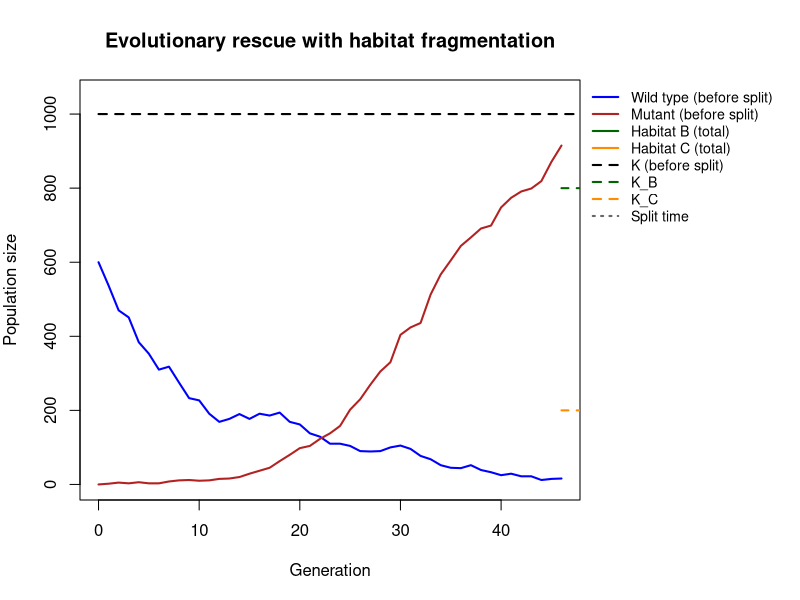
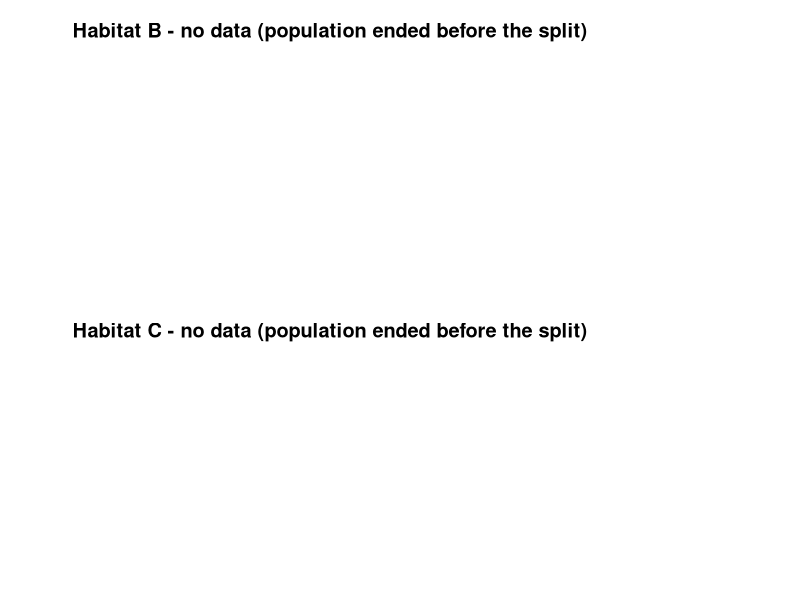
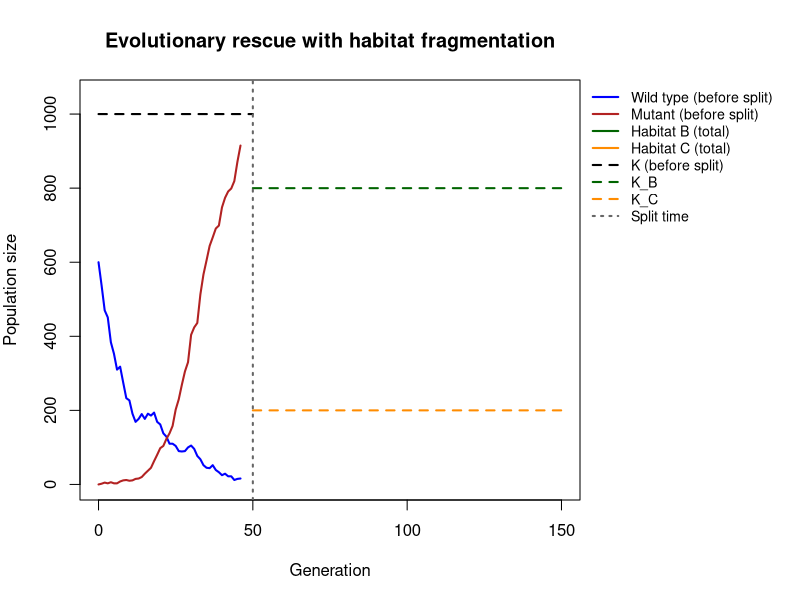
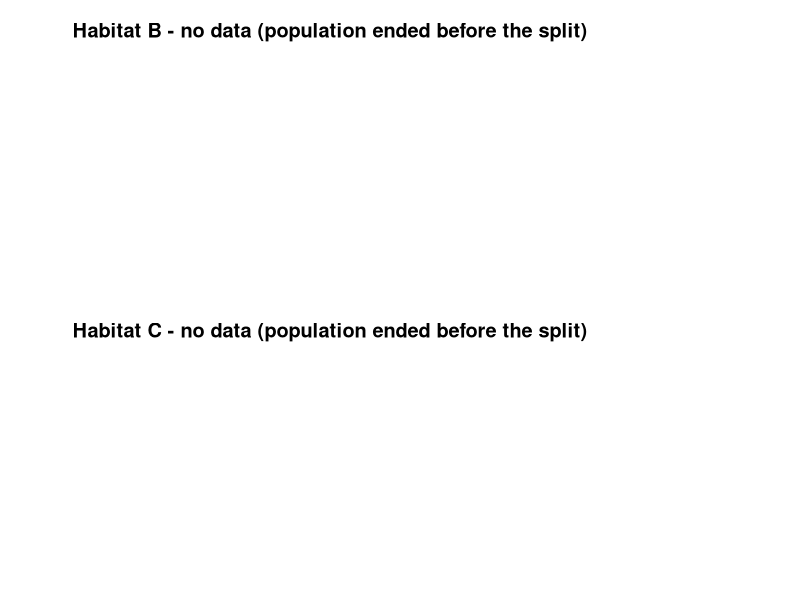

Write R code to recreate these figures, in order. (Note: this script raises an error after producing the figures.)
## ---- chunk 1
set.seed(57)

simulate_one_gen <- function(N_a, N_A, decay_rate, sel_coeff, mut_rate, K) {
  # total population size and per-capita growth rates without competition
  N_tot <- N_a + N_A
  rho_a <- -decay_rate
  rho_A <- sel_coeff - decay_rate
  # logistic growth: crowding reduces the growth of both types equally (set to 0 if negative)
  mean_a <- N_a * max(0, 1 + rho_a - rho_A * N_tot / K)
  mean_A <- N_A * max(0, 1 + rho_A - rho_A * N_tot / K)
  # draw offspring according to Poisson distribution
  offsp_a <- rpois(1, mean_a)
  offsp_A <- rpois(1, mean_A)
  
  # draw new mutants according to Poisson distribution
  mut_a_to_A <- rpois(1, offsp_a * mut_rate)
  
  # determine new population sizes of wild type and mutant
  N_a_new <- offsp_a - mut_a_to_A
  N_A_new <-  offsp_A + mut_a_to_A
  
  return(c(N_a_new, N_A_new))
}

 
# Test the function
print(simulate_one_gen(100,0,0.1,0.2,0.001,1000))




## ---- chunk 2
simulate_pop <- function(N_init_a, N_init_A, decay_rate, sel_coeff, mut_rate, t_max, K, habitat_prop, split_ratio, split_time) {
  # Create the vector in which to save the results
  pop_vector <- c(N_init_a, N_init_A)
  # initiate the variables
  pop_new <- c(N_init_a, N_init_A)
  
  # Create the vectors for the new habitats
  pop_vector_B <- NULL
  pop_vector_C <- NULL
  
  # run the simulation until generation t_max
  for (i in 1:t_max) {
    
     # Time when the fragmentation occur
    if (i == split_time + 1) {
      
    # Create the new habitats (creating new K)
    K_B <- K * habitat_prop
    K_C <- K * (1 - habitat_prop)
    
    #create the ratio of the splitting
    split_ratio_B <- split_ratio
    split_ratio_C <- (1 - split_ratio_B)
    # print(split_ratio_B)
    # print(split_ratio_C)
    # Distribute individuals  randomly to the habitat B
    n_B_a <- rbinom(1, pop_new[1], split_ratio_B) 
    n_B_A <- rbinom(1, pop_new[2], split_ratio_B)   

    # Distribute individuals randomly to the habitat C
    n_C_a <- pop_new[1] - n_B_a
    n_C_A <- pop_new[2] - n_B_A

    # Calculate the new populatins for B an C 
    pop_new_B <- simulate_one_gen(n_B_a, n_B_A, decay_rate, sel_coeff, mut_rate, K_B)
    pop_new_C <- simulate_one_gen(n_C_a, n_C_A, decay_rate, sel_coeff, mut_rate, K_C)
    
    # add the new population sizes to the output vector
    pop_vector_B <- rbind(pop_vector_B,pop_new_B)
    pop_vector_C <- rbind(pop_vector_C,pop_new_C)
    
    }
    
    if (i > split_time + 1) {

    pop_new_B <- simulate_one_gen(
      pop_new_B[1], pop_new_B[2],
      decay_rate, sel_coeff, mut_rate,K_B
    )

    pop_new_C <- simulate_one_gen(
      pop_new_C[1], pop_new_C[2],
      decay_rate, sel_coeff, mut_rate,K_C
    )

    # Save the results for each generation
    pop_vector_B <- rbind(pop_vector_B, pop_new_B)
    pop_vector_C <- rbind(pop_vector_C, pop_new_C)

    # define the row and column names of the output vector
    rownames(pop_vector_B) <- (0:t_max)[1:length(pop_vector_B[,1])] 
    rownames(pop_vector_C) <- (0:t_max)[1:length(pop_vector_C[,1])]
    colnames(pop_vector_B) <- c("a","A")
    colnames(pop_vector_C) <- c("a","A")
    
    }
    
    # Continue simulating habitat A only until split_time
if (i <= split_time) {
  
    # redefine the current population one generation later
    pop_new <- simulate_one_gen(pop_new[1],pop_new[2], decay_rate, sel_coeff, mut_rate,K)
    # add the new population sizes to the output vector
    pop_vector <- rbind(pop_vector,pop_new)
    # condition to stop the simulation before t_max: either the population exceeds 1.5 times the original population size, or it goes extinct
    if (pop_new[1]+pop_new[2]>=1.5*(N_init_a+ N_init_A) | pop_new[1]+pop_new[2]==0) break
}
    
 }
  # define the row and column names of the output vector
  rownames(pop_vector) <- (0:t_max)[1:length(pop_vector[,1])] # note that the vector has to be cut if the simulation stopped early
  colnames(pop_vector) <- c("a","A")
  
  # Data frames
    pop_vector_df <- as.data.frame(pop_vector)
    pop_vector_B_df <- as.data.frame(pop_vector_B)
    pop_vector_C_df <- as.data.frame(pop_vector_C)
  # return all three population vectors separately
  return(list(main = pop_vector_df, B = pop_vector_B_df, C = pop_vector_C_df))

  
}
## ---- chunk 3
# ============================================================
# Plot functions for the evolutionary rescue simulation
# with habitat fragmentation
# ============================================================

# ---- 1. Overview plot: wild type and mutant before the split,
#         total of habitats B and C after the split, legend outside ----
plot_split <- function(output, K, habitat_prop, split_time, xlim_max = NULL) {

  main <- output$main
  B    <- output$B
  C    <- output$C

  K_B <- K * habitat_prop
  K_C <- K * (1 - habitat_prop)

  # population sizes before the split (wild type and mutant separately)
  wt_main  <- main$a
  mut_main <- main$A

  # total population sizes after the split
  tot_B <- B$a + B$A
  tot_C <- C$a + C$A

  # generation numbers
  gen_main <- 0:(length(wt_main) - 1)
  gen_B    <- split_time + seq_along(tot_B)
  gen_C    <- split_time + seq_along(tot_C)

  # axis ranges
  x_max <- if (is.null(xlim_max)) max(c(gen_main, gen_B)) else xlim_max
  y_max <- max(c(K, wt_main, mut_main, tot_B, tot_C), na.rm = TRUE)

  # make room on the right for the legend, restore settings afterwards
  old_par <- par(mar = c(5, 4, 4, 11))
  on.exit(par(old_par))

  plot(NA, xlim = c(0, x_max), ylim = c(0, y_max * 1.05),
       xlab = "Generation", ylab = "Population size",
       main = "Evolutionary rescue with habitat fragmentation")

  # carrying capacities: K only until the split, then K_B and K_C
  segments(0, K, split_time, K, col = "black", lty = 2, lwd = 2)
  segments(split_time, K_B, x_max, K_B, col = "darkgreen",  lty = 2, lwd = 2)
  segments(split_time, K_C, x_max, K_C, col = "darkorange", lty = 2, lwd = 2)

  # before the split: wild type and mutant
  lines(gen_main, wt_main,  col = "blue",      lwd = 2)
  lines(gen_main, mut_main, col = "firebrick", lwd = 2)

  # after the split: total of habitat B and C
  if (length(tot_B) > 0) lines(gen_B, tot_B, col = "darkgreen",  lwd = 2)
  if (length(tot_C) > 0) lines(gen_C, tot_C, col = "darkorange", lwd = 2)

  # split time
  abline(v = split_time, col = "grey40", lty = 3, lwd = 2)

  # legend outside, at the top right corner of the plot region
  legend(x = par("usr")[2], y = par("usr")[4], xpd = TRUE, bty = "n",
         xjust = 0, yjust = 1, cex = 0.85,
         legend = c("Wild type (before split)", "Mutant (before split)",
                    "Habitat B (total)", "Habitat C (total)",
                    "K (before split)", "K_B", "K_C", "Split time"),
         col = c("blue", "firebrick", "darkgreen", "darkorange",
                 "black", "darkgreen", "darkorange", "grey40"),
         lty = c(1, 1, 1, 1, 2, 2, 2, 3), lwd = 2)
}

# ---- 2. Single habitat panel (used for B and C) ----
plot_habitat <- function(df, K_hab, split_time, title, col_tot, xlim_max = NULL) {

  if (is.null(df) || nrow(df) == 0) {
    plot.new()
    title(main = paste(title, "- no data (population ended before the split)"))
    return(invisible(NULL))
  }

  gens  <- split_time + seq_len(nrow(df))
  tot   <- df$a + df$A
  x_max <- if (is.null(xlim_max)) max(gens) else xlim_max
  y_max <- max(c(K_hab, tot), na.rm = TRUE)

  plot(NA, xlim = c(split_time, x_max), ylim = c(0, y_max * 1.05),
       xlab = "Generation", ylab = "Population size", main = title)

  abline(h = K_hab, col = col_tot, lty = 2, lwd = 2)       # K of this habitat
  abline(v = split_time, col = "grey40", lty = 3, lwd = 2) # split time

  lines(gens, tot,  col = col_tot,     lwd = 2)  # total
  lines(gens, df$a, col = "blue",      lwd = 2)  # wild type
  lines(gens, df$A, col = "firebrick", lwd = 2)  # mutant
  
  

  legend(x = par("usr")[2], y = par("usr")[4], xpd = TRUE, bty = "n",
         xjust = 0, yjust = 1, cex = 0.85,
         legend = c("Total", "Wild type (a)", "Mutant (A)", "K", "Split time"),
         col = c(col_tot, "blue", "firebrick", col_tot, "grey40"),
         lty = c(1, 1, 1, 2, 3), lwd = 2)
  
  ##adding the starting population
    legend(x = par("usr")[2], y = par("usr")[4], xpd = TRUE, bty = "n",
         xjust = 0, yjust = 1, cex = 0.85,
         legend = c("Total",
                    paste0("Wild type (a), start ", df$a[1]),
                    paste0("Mutant (A), start ", df$A[1]),
                    "K", "Split time"),
         col = c(col_tot, "blue", "firebrick", col_tot, "grey40"),
         lty = c(1, 1, 1, 2, 3), lwd = 2)
}

# ---- 3. Two panels: habitat B on top, habitat C below ----
plot_habitats <- function(output, K, habitat_prop, split_time, xlim_max = NULL) {

  K_B <- K * habitat_prop
  K_C <- K * (1 - habitat_prop)

  # two panels stacked, with room on the right for the legends
  old_par <- par(mfrow = c(2, 1), mar = c(4, 4, 3, 11))
  on.exit(par(old_par))

  plot_habitat(output$B, K_B, split_time, "Habitat B", "darkgreen",  xlim_max)
  plot_habitat(output$C, K_C, split_time, "Habitat C", "darkorange", xlim_max)
}

# ============================================================
# Usage
# (simulate_one_gen and simulate_pop must be defined first)
# ============================================================
max_gen      <- 1000
K            <- 1000
habitat_prop <- 0.8
split_time   <- 50
split_ratio  <- 0.5

output <- simulate_pop(600, 0, 0.01, 0.2, 0.001, max_gen, K,
                       habitat_prop, split_ratio , split_time)

# overview plot
plot_split(output, K = K, habitat_prop = habitat_prop, split_time = split_time)

# panels for habitat B and C
plot_habitats(output, K = K, habitat_prop = habitat_prop, split_time = split_time)

# zoomed in on the first 150 generations
plot_split(output, K = K, habitat_prop = habitat_prop,
           split_time = split_time, xlim_max = 150)
plot_habitats(output, K = K, habitat_prop = habitat_prop,
              split_time = split_time, xlim_max = 150)

## ---- chunk 4
# fixed parameters
init_a <- 600
init_A <- 0
m_rate <- 0.001
max_gen_analysis <- 1000
K_analysis <- 1000
no_replicates <- 100          # more replicates give more precise probabilities
max_attempts <- 5000
rescue_frac <- 1              # rescue = A >= rescue_frac * K of the habitat

# parameters to vary
split_times   <- c(10, 20, 30, 40, 50, 75)
habitat_props <- c(0.5)

results <- list()             # collects one row per replicate

for (st in split_times) {
  for (hp in habitat_props) {

    K_B <- K_analysis * hp
    K_C <- K_analysis * (1 - hp)

    i <- 0
    attempts <- 0
    repeat {
      attempts <- attempts + 1
      if (attempts > max_attempts) {
        warning(paste("Too many failed runs for st =", st, "hp =", hp))
        break
      }

      one_run <- simulate_pop(
        init_a, init_A,
        decay_rate = 0.01,
        sel_coeff = 0.2,
        mut_rate = m_rate,
        t_max = max_gen_analysis,
        K = K_analysis,
        habitat_prop = hp,
        split_ratio = 0.5,
        split_time = st
      )

      # skip runs that ended before the split time
      if (nrow(one_run$B) == 0 || nrow(one_run$C) == 0) next
      i <- i + 1

      # rescue: mutant population reaches the carrying capacity of the habitat
      reached_B <- one_run$B$A >= rescue_frac * K_B
      reached_C <- one_run$C$A >= rescue_frac * K_C

      rescued_B <- any(reached_B)
      rescued_C <- any(reached_C)

      results[[length(results) + 1]] <- data.frame(
        st = st,
        hp = hp,
        replicate = i,
        rescued_B = rescued_B,
        rescued_C = rescued_C,
        rescued_any  = rescued_B | rescued_C,
        rescued_both = rescued_B & rescued_C,
        # first generation (after split) at which A reached K, NA if never
        gen_B = if (rescued_B) which(reached_B)[1] else NA_integer_,
        gen_C = if (rescued_C) which(reached_C)[1] else NA_integer_
      )

      if (i >= no_replicates) break
    }
  }
}

data_table <- do.call(rbind, results)

# rescue probability = fraction of replicates that were rescued
rescue_prob <- aggregate(
  cbind(rescued_B, rescued_C, rescued_any, rescued_both) ~ st + hp,
  data = data_table, FUN = mean
)
rescue_prob$n <- aggregate(replicate ~ st + hp, data = data_table, FUN = length)$replicate

print(tail(data_table))
print(rescue_prob)

library(ggplot2)

ggplot(rescue_summary,
       aes(x = st,
           y = rescue_probability,
           color = population,
           group = population)) +
  geom_line(linewidth = 1) +
  geom_point(size = 3) +
  scale_x_continuous(breaks = c(0, 5, 10, 15, 20, 25, 30, 35, 40)) +
  scale_y_continuous(limits = c(0, 1)) +
  labs(
    title = "Rescue Probability depending on Split Time",
    x = "Split Time",
    y = "Rescue Probability",
    color = "Population"
  ) +
  theme_minimal()
